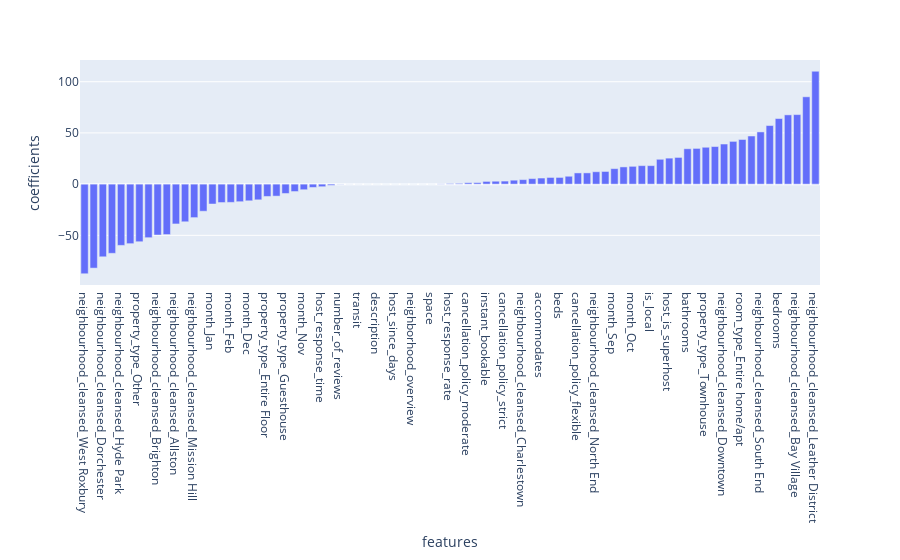

Here is the notebook cell this chart was saved with:
### Markdown cell above
Our model spits out an R-squared score of 60% meaning that we can account for around 60% of the variance using our features using Linear Regression. We also need to bear in mind the significant standard deviation of the residuals represented by the $97 root-mean-squared-error. Predictions made with the model have a large error margin.

Now let's have a look at the coefficients.

### Code cell
feature_importance = pd.DataFrame(
    {'features': X.columns, 'coefficients': model.coef_}
).sort_values(by='coefficients')
feature_importance['features'] = feature_importance['features']

import plotly.express as px
fig = px.bar(x='features', y='coefficients', data_frame=feature_importance, height=600)
fig.show();

### Figure 1 — Plotly figure (JSON) as saved in the notebook; plotly's stock layout.template omitted (floating-point values rounded to 4 significant figures)
{"data": [{"alignmentgroup": "True", "hovertemplate": "features=%{x}<br>coefficients=%{y}<extra></extra>", "legendgroup": "", "marker": {"color": "#636efa"}, "name": "", "offsetgroup": "", "orientation": "v", "showlegend": false, "textposition": "auto", "type": "bar", "x": ["neighbourhood_cleansed_West Roxbury", "neighbourhood_cleansed_Roslindale", "neighbourhood_cleansed_Dorchester", "neighbourhood_cleansed_Mattapan", "neighbourhood_cleansed_Hyde Park", "property_type_Dorm", "property_type_Other", "neighbourhood_cleansed_Jamaica Plain", "neighbourhood_cleansed_Brighton", "property_type_Villa", "neighbourhood_cleansed_Allston", "neighbourhood_cleansed_East Boston", "neighbourhood_cleansed_Mission Hill", "room_type_Shared room", "month_Jan", "neighbourhood_cleansed_Roxbury", "month_Feb", "room_type_Private room", "month_Dec", "cancellation_policy_super_strict_30", "property_type_Entire Floor", "month_Mar", "property_type_Guesthouse", "neighbourhood_cleansed_South Boston", "month_Nov", "reviews_per_month", "host_response_time", "review_scores_value", "number_of_reviews", "summary", "transit", "access", "description", "house_rules", "host_since_days", "host_about", "neighborhood_overview", "interaction", "space", "host_acceptance_rate", "host_response_rate", "calculated_host_listings_count", "cancellation_policy_moderate", "amenities_count", "instant_bookable", "month_May", "cancellation_policy_strict", "neighbourhood_cleansed_Longwood Medical Area", "neighbourhood_cleansed_Charlestown", "month_Jun", "accommodates", "month_Apr", "beds", "property_type_Boat", "cancellation_policy_flexible", "month_Jul", "neighbourhood_cleansed_North End", "month_Aug", "month_Sep", "property_type_Bed & Breakfast", "month_Oct", "property_type_Apartment", "is_local", "property_type_House", "host_is_superhost", "neighbourhood_cleansed_West End", "bathrooms", "property_type_Condominium", "property_type_Townhouse", "neighbourhood_cleansed_Fenway", "neighbourhood_cleansed_Downtown", "neighbourhood_cleansed_Chinatown", "room_type_Entire home/apt", "property_type_Loft", "neighbourhood_cleansed_South End", "neighbourhood_cleansed_Beacon Hill", "bedrooms", "neighbourhood_cleansed_Back Bay", "neighbourhood_cleansed_Bay Village", "neighbourhood_cleansed_South Boston Waterfront", "neighbourhood_cleansed_Leather District"], "xaxis": "x", "y": [-87.5, -82.0, -70.94, -67.56, -59.81, -58.12, -56.24, -52.28, -49.69, -49.22, -38.87, -36.75, -32.68, -26.45, -19.41, -17.97, -17.81, -17.15, -16.27, -15.31, -12.02, -11.7, -9.124, -7.218, -5.448, -3.223, -2.514, -1.18, -0.1457, -0.02391, -0.01836, -0.01481, -0.009706, -0.001557, -0.0004976, 0.004968, 0.005635, 0.01558, 0.02438, 0.2352, 0.545, 0.7533, 1.368, 1.448, 2.66, 2.834, 2.989, 3.858, 4.41, 5.407, 5.953, 6.524, 6.549, 7.705, 10.96, 10.99, 12.11, 12.38, 15.13, 16.82, 17.38, 18.05, 18.06, 24.26, 25.38, 26.08, 34.54, 34.89, 36.01, 36.69, 39.16, 41.74, 43.6, 47.0, 50.98, 57.2, 64.03, 67.63, 67.89, 85.28, 110.2], "yaxis": "y"}], "layout": {"autosize": true, "barmode": "relative", "legend": {"tracegroupgap": 0}, "margin": {"t": 60}, "xaxis": {"anchor": "y", "autorange": true, "domain": [0, 1], "range": [-0.5, 80.5], "title": {"text": "features"}, "type": "category"}, "yaxis": {"anchor": "x", "autorange": true, "domain": [0, 1], "range": [-98.48, 121.2], "title": {"text": "coefficients"}, "type": "linear"}}}
